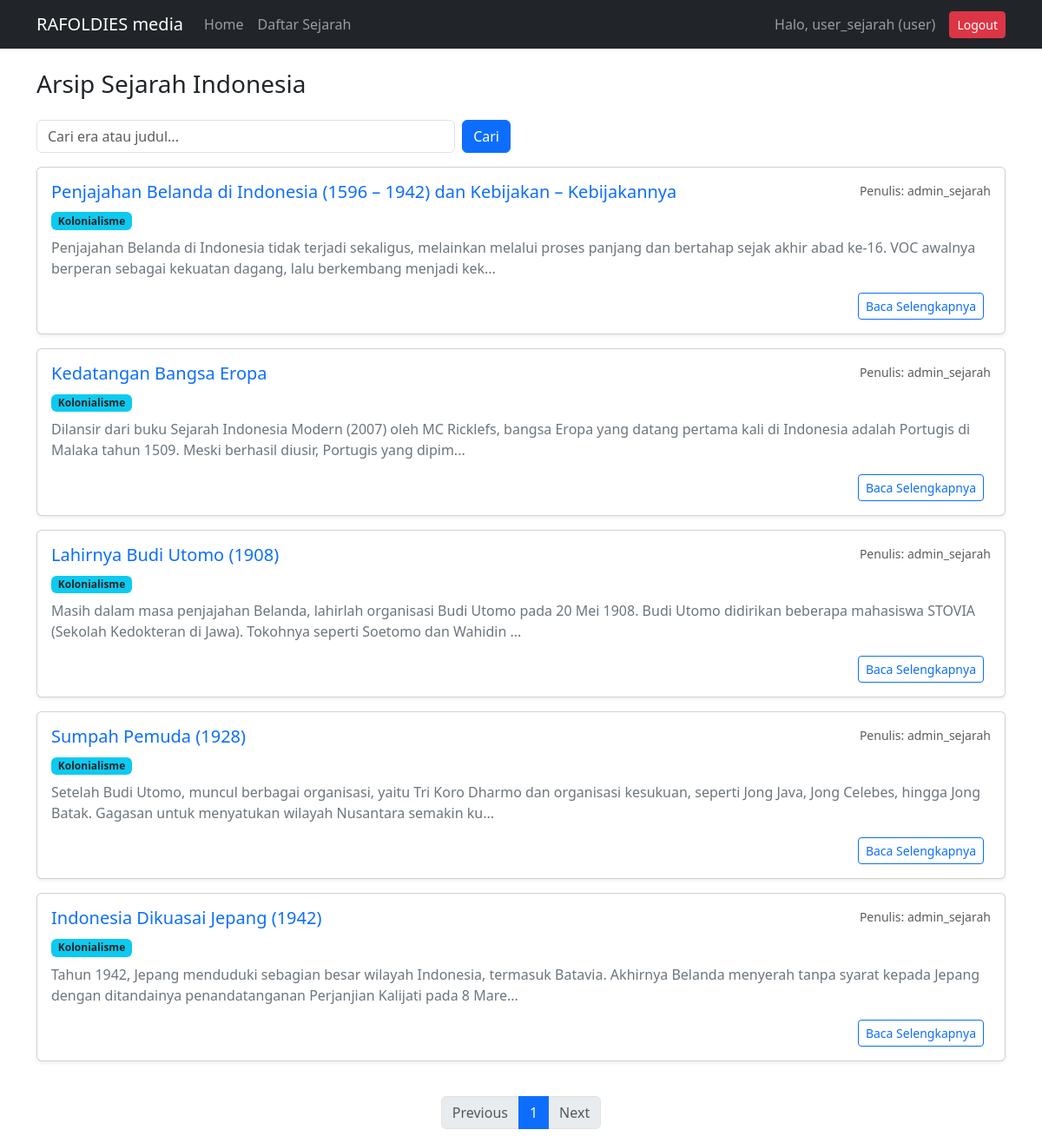
The page /sejarah-indonesia/public/artikel (signed in) on the database its author committed.
### tables this page shows
CREATE TABLE `artikel` (
  `id` int(11) NOT NULL,
  `judul` varchar(255) NOT NULL,
  `era` varchar(100) DEFAULT NULL,
  `konten` text NOT NULL,
  `penulis` varchar(100) DEFAULT NULL,
  `tanggal_dibuat` timestamp NOT NULL DEFAULT current_timestamp()
);

### sejarah-indonesia/app/core/Controller.php (called while the page is built, shortened)
<?php
class Controller {
    public function view($view, $data = []) {
        require_once '../app/views/' . $view . '.php';
    }
    public function model($model) {
        return new $model;
    }
}

### sejarah-indonesia/app/controllers/Artikel.php (called while the page is built, shortened)
<?php
class Artikel extends Controller {
    public function index($page = 1) {
        $page = (int)$page;
        $limit = 5;
        $offset = ($page - 1) * $limit;
        $data['judul'] = 'Daftar Sejarah Indonesia';
        $data['artikel'] = $this->model('Artikel_model')->getAllArtikel($limit, $offset);
        $totalArtikel = $this->model('Artikel_model')->countArtikel();
        $data['total_page'] = ceil($totalArtikel / $limit);
        $data['current_page'] = $page;
        $this->view('artikel/index', $data);
    }
}

### sejarah-indonesia/app/core/App.php (called while the page is built, shortened)
<?php
class App {
    protected $method = 'index';
    protected $params = [];
    public function __construct() {
        $this->controller = new $this->controller;
        call_user_func_array([$this->controller, $this->method], $this->params);
    }
}

### sejarah-indonesia/public/index.php (called while the page is built, shortened)
<?php
$app = new App;

### sejarah-indonesia/app/core/Database.php (called while the page is built, shortened)
<?php
class Database {
    private $host = DB_HOST;
    private $user = DB_USER;
    private $pass = DB_PASS;
    private $db_name = DB_NAME;
    private $dbh;
    private $stmt;
    public function __construct() {
        $dsn = 'mysql:host=' . $this->host . ';dbname=' . $this->db_name;
        $option = [
            PDO::ATTR_PERSISTENT => true,
            PDO::ATTR_ERRMODE => PDO::ERRMODE_EXCEPTION
        ];
        try {
            $this->dbh = new PDO($dsn, $this->user, $this->pass, $option);
        } catch(PDOException $e) {
            die($e->getMessage());
        }
    }
    public function query($query) {
        $this->stmt = $this->dbh->prepare($query);
    }
    public function bind($param, $value, $type = null) {
        if (is_null($type)) {
            switch (true) {
                case is_int($value): $type = PDO::PARAM_INT; break;
            }
        }
        $this->stmt->bindValue($param, $value, $type);
    }
    public function execute() {
        return $this->stmt->execute();
    }
    public function resultSet() {
        $this->execute();
        return $this->stmt->fetchAll(PDO::FETCH_ASSOC);
    }
}

### sejarah-indonesia/app/models/Artikel_model.php (called while the page is built, shortened)
<?php
class Artikel_model {
    private $table = 'artikel';
    private $db;
    public function __construct() {
        $this->db = new Database;
    }
    public function getAllArtikel($limit, $offset) {
        $this->db->query("SELECT * FROM {$this->table} LIMIT :limit OFFSET :offset");
        $this->db->bind('limit', $limit);
        $this->db->bind('offset', $offset);
        return $this->db->resultSet();
    }
    public function countArtikel() {
        $this->db->query("SELECT COUNT(*) as total FROM {$this->table}");
        return $this->db->single()['total'];
    }
}

### sejarah-indonesia/app/views/artikel/index.php (the view, shortened to what this page needs)
<div class="container mt-3">
    <div class="row">
        <div class="col-lg-6">
            <h3>Arsip Sejarah Indonesia</h3>
        </div>
    </div>
    <div class="row mt-3">
        <div class="col-md-6">
            <form action="<?= BASEURL; ?>/artikel/cari" method="post" class="d-flex mb-3">
                <input class="form-control me-2" type="search" name="keyword" id="keyword" placeholder="Cari era atau judul..." aria-label="Search" autocomplete="off">
                <button class="btn btn-primary" type="submit" id="tombolCari">Cari</button>
            </form>
        </div>
    </div>
    <div class="row">
        <?php foreach($data['artikel'] as $art) : ?>
        <div class="col-md-12 mb-3">
            <div class="card shadow-sm">
                <div class="card-body">
                    <div class="d-flex justify-content-between align-items-start">
                        <div>
                            <h5 class="card-title text-primary"><?= $art['judul']; ?></h5>
                            <span class="badge bg-info text-dark mb-2"><?= $art['era']; ?></span>
                        </div>
                        <small class="text-muted">Penulis: <?= $art['penulis']; ?></small>
                    </div>
                    <p class="card-text text-secondary">
                        <?= substr($art['konten'], 0, 200); ?>...
                    </p>
                    <div class="d-flex justify-content-end">
                        <a href="<?= BASEURL; ?>/artikel/detail/<?= $art['id']; ?>" class="btn btn-outline-primary btn-sm me-2">Baca Selengkapnya</a>
                    </div>
                </div>
            </div>
        </div>
        <?php endforeach; ?>
    </div>
    <?php if(!isset($data['is_search'])) : ?>
    <nav class="mt-4">
      <ul class="pagination justify-content-center">
        <li class="page-item <?= ($data['current_page'] <= 1) ? 'disabled' : ''; ?>">
            <a class="page-link" href="<?= BASEURL; ?>/artikel/index/<?= $data['current_page'] - 1; ?>">Previous</a>
        </li>
        <?php for($i=1; $i<=$data['total_page']; $i++) : ?>
            <li class="page-item <?= ($i == $data['current_page']) ? 'active' : ''; ?>">
                <a class="page-link" href="<?= BASEURL; ?>/artikel/index/<?= $i; ?>"><?= $i; ?></a>
            </li>
        <?php endfor; ?>
        <li class="page-item <?= ($data['current_page'] >= $data['total_page']) ? 'disabled' : ''; ?>">
            <a class="page-link" href="<?= BASEURL; ?>/artikel/index/<?= $data['current_page'] + 1; ?>">Next</a>
        </li>
      </ul>
    </nav>
    <?php endif; ?>
</div>

### rows shown on the page
artikel: judul "Penjajahan Belanda di Indonesia (1596 – 1942) dan Kebijakan – Kebijakannya", era "Kolonialisme", penulis "admin_sejarah", konten "Penjajahan Belanda di Indonesia tidak terjadi sekaligus, melainkan melalui proses panjang dan bertahap sejak akhir abad ke-16. VOC awalnya berperan sebagai kekuatan dagang, lalu berkembang menjadi kek"
artikel: judul "Kedatangan Bangsa Eropa", era "Kolonialisme", penulis "admin_sejarah", konten "Dilansir dari buku Sejarah Indonesia Modern (2007) oleh MC Ricklefs, bangsa Eropa yang datang pertama kali di Indonesia adalah Portugis di Malaka tahun 1509. Meski berhasil diusir, Portugis yang dipim"
artikel: judul "Lahirnya Budi Utomo (1908)", era "Kolonialisme", penulis "admin_sejarah", konten "Masih dalam masa penjajahan Belanda, lahirlah organisasi Budi Utomo pada 20 Mei 1908. Budi Utomo didirikan beberapa mahasiswa STOVIA (Sekolah Kedokteran di Jawa). Tokohnya seperti Soetomo dan Wahidin"
artikel: judul "Sumpah Pemuda (1928)", era "Kolonialisme", penulis "admin_sejarah", konten "Setelah Budi Utomo, muncul berbagai organisasi, yaitu Tri Koro Dharmo dan organisasi kesukuan, seperti Jong Java, Jong Celebes, hingga Jong Batak. Gagasan untuk menyatukan wilayah Nusantara semakin ku"
artikel: judul "Indonesia Dikuasai Jepang (1942)", era "Kolonialisme", penulis "admin_sejarah", konten "Tahun 1942, Jepang menduduki sebagian besar wilayah Indonesia, termasuk Batavia. Akhirnya Belanda menyerah tanpa syarat kepada Jepang dengan ditandainya penandatanganan Perjanjian Kalijati pada 8 Mare"

### other values the page prints
$_SESSION['username'] "user_sejarah"
$_SESSION['role'] "user"
